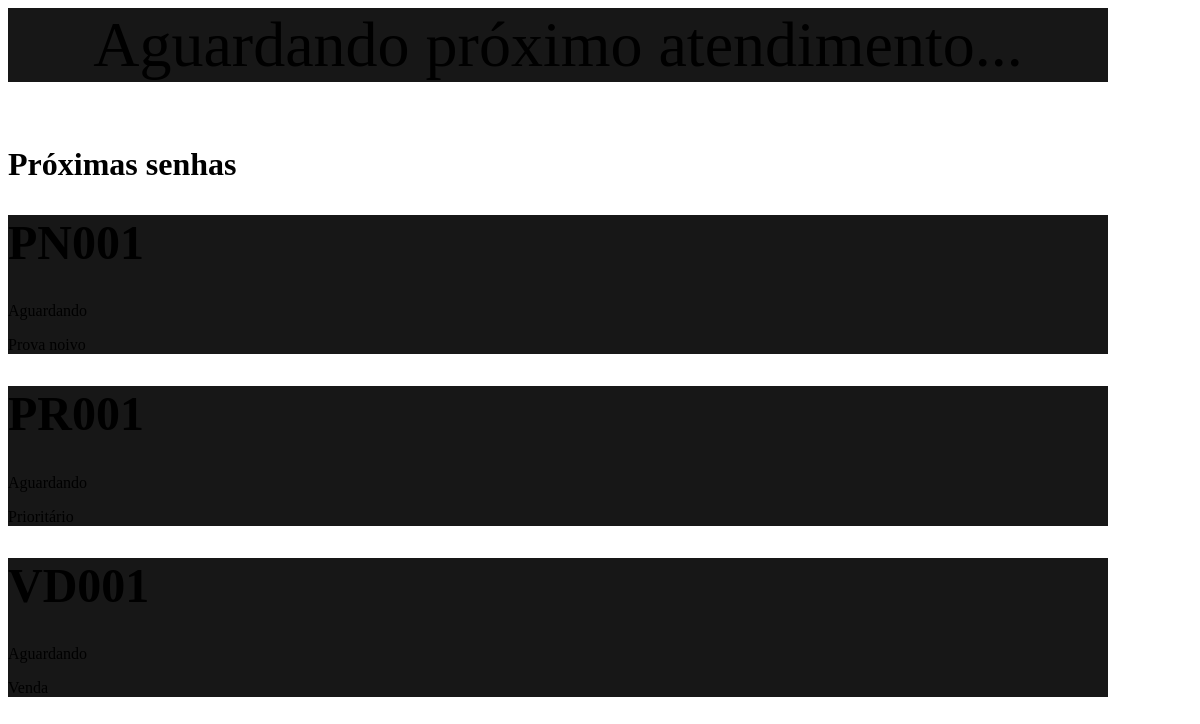
Page /display-partial/ on the earlier database version.
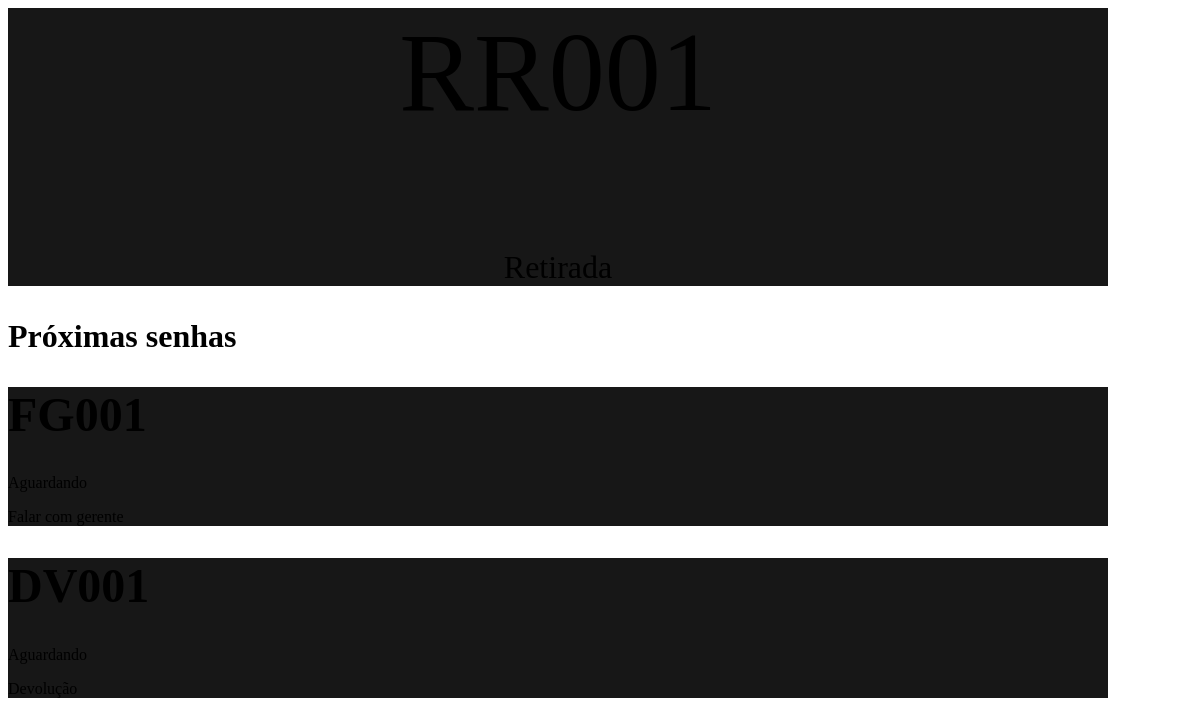
Same page on the later database version.
### filas/models.py (models this page shows, shortened)
class Senha(models.Model):
    STATUS = (
        ('AGUARDANDO', 'Aguardando'),
        ('CHAMADA', 'Chamada'),
        ('EM_ATENDENDO', 'Em Atendendo'),
        ('ATENDIDA', 'Atendida'),
        ('CANCELADA', 'Cancelada'),
    )
    codigo = models.CharField(max_length=20)
    token = models.UUIDField(default=uuid.uuid4, editable=False)
    cliente_nome = models.CharField(
        max_length=100,
        null=False,
        blank=False,
        )
    cliente_telefone = models.CharField(
        max_length=20,
        null=False,
        blank=False,
        )
    fila = models.ForeignKey(
        Fila,
        on_delete=models.CASCADE
        )
    categoria = models.ForeignKey(
        Categoria,
        on_delete=models.CASCADE,
        null=False,
    )
    status = models.CharField(
        max_length=20,
        choices=STATUS,
        default='AGUARDANDO',
    )
    criada_em = models.DateTimeField(auto_now_add=True)
    chamada_em = models.DateTimeField(
        null=True,
        blank=True
        )
    finalizado_em = models.DateTimeField(
        null=True,
        blank=True
        )
    atendente = models.CharField(
        max_length=100,
        null=True,
        blank=True
        )

class Categoria(models.Model):
    nome = models.CharField(max_length=100)
    fila = models.ForeignKey(Fila, on_delete=models.CASCADE, related_name='categorias')
    prioridade = models.IntegerField(default=0)
    prefixo = models.CharField(max_length=10, default='A')  # Ex: PN, PR, A, FG
    peso = models.IntegerField(default=1)  # Para ordenação na fila
    tempo_estimado_min = models.IntegerField(default=10)  # em minutos
    tempo_estimado_max = models.IntegerField(default=20)  # em minutos
    ativa = models.BooleanField(default=True)

### core/views.py (the view)
def display_partial(request):
    senha_atual_obj = Senha.objects.filter(
        status='EM_ATENDENDO'
    ).select_related('categoria').first()
    if senha_atual_obj:
        senha_atual = {
            'codigo': senha_atual_obj.codigo,
            'tipo': senha_atual_obj.categoria.nome,
            'cliente_nome': senha_atual_obj.cliente_nome,
        }
    else:
        senha_atual = None
    proximas_senhas_obj = Senha.objects.filter(
        status='AGUARDANDO'
    ).select_related('categoria').order_by(
        '-categoria__peso',
        'criada_em'
    )[:3]
    proximas_senhas = [
        {
            'codigo': senha.codigo,
            'tipo': senha.categoria.nome,
            'cliente_nome': senha.cliente_nome,
            'status': senha.status or 'AGUARDANDO',
        }
        for senha in proximas_senhas_obj
    ]
    context = {
        'senha_atual': senha_atual,
        'proximas_senhas': proximas_senhas
    }
    return render(
        request,
        'partials/display_content.html',
        context
    )

### core/templates/partials/display_content.html (shortened to what this page needs)
<div class="display-content">
    <div class="p-4 rounded-4 mb-2"
         style="background-color: rgb(23, 23, 23); width: 1100px; text-align: center;">
        {% if senha_atual %}
            <p class="text-white" style="font-size: 7em;" id="senha-atual-codigo">
                {{ senha_atual.codigo }}
            </p>
            <p class="text-secondary" style="font-size: 2em;">
                {{ senha_atual.tipo }}
            </p>
        {% else %}
            <p class="text-secondary p-3" style="font-size: 4em;">
                Aguardando próximo atendimento...
            </p>
        {% endif %}
    </div>
    <div class="w-100" style="max-width: 1100px;">
        <h1 style="font-size: 2em;" class="mb-3 text-start">
            Próximas senhas
        </h1>
        <div class="row g-4">
            {% for senha in proximas_senhas %}
            <div class="col-12 col-md-6 col-lg-4">
                <div class="d-flex flex-column justify-content-center align-items-center py-3 rounded-4 h-100"
                     style="background-color: rgb(23, 23, 23);">
                    <h1 class="fw-bold" style="font-size: 3em;">
                        {{ senha.codigo }}
                    </h1>
                    <p class="mb-1">
                        {{ senha.status|title }}
                    </p>
                    <p class="text-secondary mb-0">
                        {{ senha.tipo }}
                    </p>
                </div>
            </div>
            {% endfor %}
        </div>
    </div>
</div>

Differences in the rows shown:
no longer on this page (row edited): Senha: codigo "PN001", status "Aguardando"
no longer on this page (row unchanged): Categoria: tipo "Prova noivo"
no longer on this page (row edited): Senha: codigo "PR001", status "Aguardando"
no longer on this page (row unchanged): Categoria: tipo "Prioritário"
no longer on this page (row edited): Senha: codigo "VD001", status "Aguardando"
no longer on this page (row unchanged): Categoria: tipo "Venda"
now on this page (row edited): Senha: codigo "RR001"
now on this page (row unchanged): Categoria: tipo "Retirada"
now on this page (row unchanged): Senha: codigo "FG001", status "Aguardando"
now on this page (row unchanged): Categoria: tipo "Falar com gerente"
now on this page (row unchanged): Senha: codigo "DV001", status "Aguardando"
now on this page (row unchanged): Categoria: tipo "Devolução"
Other differences:
text no longer shown: "Aguardando próximo atendimento..."
